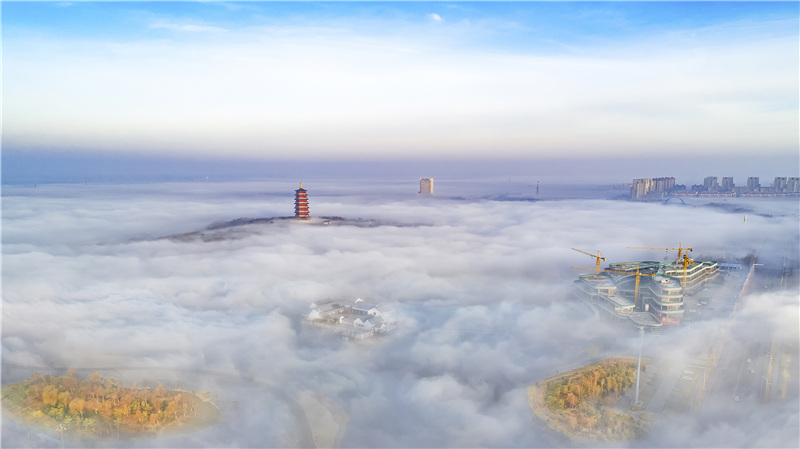
//> input picture Qt code/untitled36/build/Desktop_Qt_6_7_3-Debug/1.jpeg, 800 x 449 px
$ ./main   (built with g++ and OpenCV 4)
//> lines starting //> are read from the running program, lines starting //| are printed output that depends on the picture
#include <opencv2/opencv.hpp>

void drawHist(cv::Mat &hist, int type, std::string name)//归一化并给制直方图函数
{
    int hist_w = 512;
    int hist_h = 400;
    int width = 2;
    cv::Mat histImage = cv::Mat::zeros(hist_h, hist_w, CV_8UC3);
    normalize (hist, hist, 255, 0, type, -1, cv::Mat());
    cv::namedWindow(name, cv::WINDOW_NORMAL);
    cv::imshow(name, hist);
}

int main()
{
    cv::Mat img = cv::imread("1.jpeg");
//> img is the input picture: 449 rows x 800 cols, CV_8UC3; mean B, G, R 208, 194.8, 185.9
    cv::Mat sub_img = cv::imread("2.jpeg");
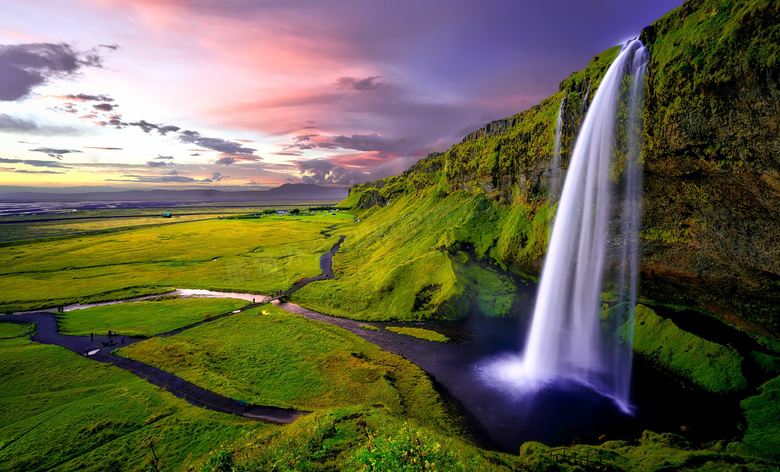
//> input picture Qt code/untitled36/build/Desktop_Qt_6_7_3-Debug/2.jpeg, 780 x 472 px
//> sub_img is the input picture: 472 rows x 780 cols, CV_8UC3; mean B, G, R 75.6, 100.5, 103.8
    cv::Mat img_HSV, sub_HSV, hist, hist2;
    cv::imshow("img", img);
    cv::imshow("sub_img", sub_img);
    //转成HSV空间，提取s、v两个通道
    cvtColor(img, img_HSV, cv::COLOR_BGR2HSV);
//> img_HSV: 449 rows x 800 cols, CV_8UC3; mean H, S, V 99.9, 33.8, 211
    cvtColor(sub_img, sub_HSV, cv::COLOR_BGR2HSV);
//> sub_HSV: 472 rows x 780 cols, CV_8UC3; mean H, S, V 72.9, 143.6, 117.5
    int h_bins = 32;
    int s_bins =32;
    int histSize[] = {h_bins, s_bins};
    //H通道值的范围为0-179)
    float h_ranges[] = {0, 180};
    //s通道值的范围为0-255
    float s_ranges[] = {0, 256};
    const float* ranges[] = {h_ranges, s_ranges};//每个通道的范围
    int channels[] = {0, 1};//统计的通道索引
    //绘制H-S 二维直方图
    calcHist(&sub_HSV, 1, channels, cv::Mat(), hist, 2, histSize, ranges, true, false);
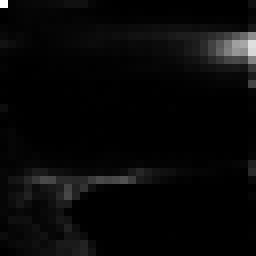
//> hist: 32 rows x 32 cols, CV_32FC1 (shown 8 times larger); min 0, max 10990, mean 359.5; drawn with min black and max white
    drawHist(hist, cv::NORM_INF, "hist");//直方图归一化并绘制直方图
    cv::Mat backproj;
    calcBackProject(&img_HSV, 1, channels, hist, backproj, ranges, 1.0);//图像直方图反向投影
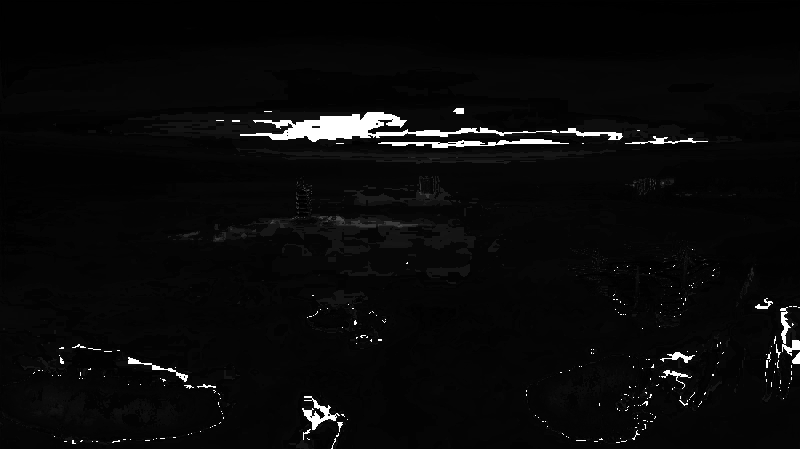
//> backproj: 449 rows x 800 cols, CV_8UC1; min 0, max 255, mean 9.6
    cv::imshow("反向投影后结果", backproj);

    cv::waitKey(0);

    return 0;
}
